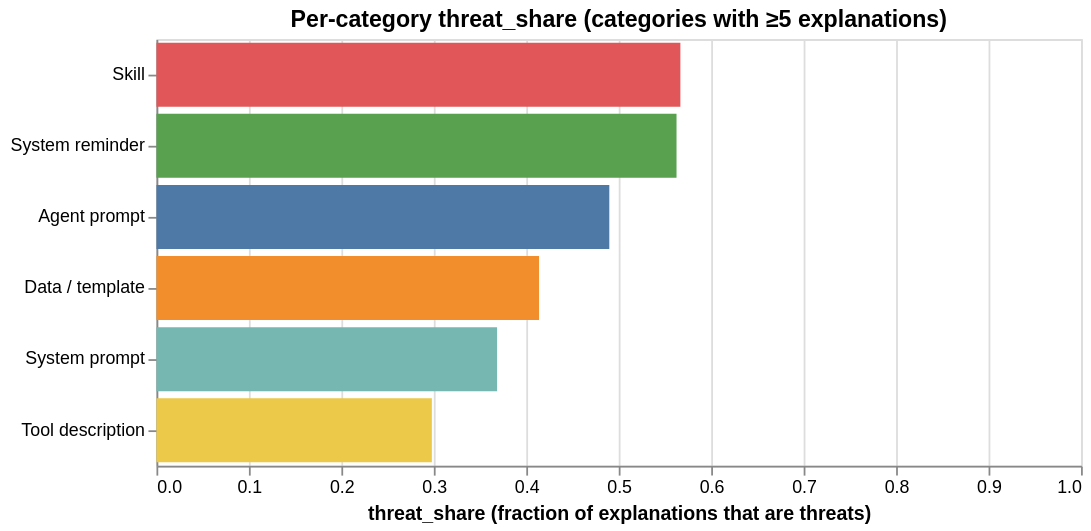

The notebook cell this image was saved under:
### Markdown cell above
## 2. Per-category threat_share

Where the threat-framing concentrates. The chart below sums per-file `threat_count` and `causal_count` within each category, then plots the resulting threat_share. Categories with fewer than 5 explanations total are omitted (the share is undefined or noisy).

### Code cell
"""Per-category threat_share — sum of per-file counts, then ratio."""

per_cat = (
    alt_df.groupby("category", as_index=False)
          .agg(threat=("threat_count", "sum"),
               causal=("causal_count", "sum"))
)
per_cat["total"] = per_cat["threat"] + per_cat["causal"]
per_cat = per_cat[per_cat["total"] >= 5].copy()
per_cat["threat_share"] = per_cat["threat"] / per_cat["total"]

threat_chart = (
    alt.Chart(per_cat).mark_bar().encode(
        x=alt.X("threat_share:Q", title="threat_share (fraction of explanations that are threats)",
                scale=alt.Scale(domain=[0, 1])),
        y=alt.Y("category:N", sort="-x", title=None),
        color=alt.Color("category:N",
                        scale=alt.Scale(domain=_cat_domain, range=_cat_range),
                        legend=None),
        tooltip=[alt.Tooltip("category:N"),
                 alt.Tooltip("threat:Q", title="threat count"),
                 alt.Tooltip("causal:Q", title="causal count"),
                 alt.Tooltip("total:Q",  title="total explanations"),
                 alt.Tooltip("threat_share:Q", format=".3f")],
    ).properties(width=520, height=240,
                 title="Per-category threat_share (categories with ≥5 explanations)")
)

threat_chart

### Figure 1 — Vega-Lite specification as saved in the notebook (floating-point values rounded to 4 significant figures)
{"config": {"view": {"continuousWidth": 300, "continuousHeight": 300}}, "data": {"name": "data-4f27db34c8a7b117a5de58abc2c71082"}, "mark": {"type": "bar"}, "encoding": {"color": {"field": "category", "legend": null, "scale": {"domain": ["Agent prompt", "Data / template", "Skill", "System prompt", "System reminder", "Tool description", "Tool parameter"], "range": ["#4e79a7", "#f28e2c", "#e15759", "#76b7b2", "#59a14f", "#edc949", "#af7aa1"]}, "type": "nominal"}, "tooltip": [{"field": "category", "type": "nominal"}, {"field": "threat", "title": "threat count", "type": "quantitative"}, {"field": "causal", "title": "causal count", "type": "quantitative"}, {"field": "total", "title": "total explanations", "type": "quantitative"}, {"field": "threat_share", "format": ".3f", "type": "quantitative"}], "x": {"field": "threat_share", "scale": {"domain": [0, 1]}, "title": "threat_share (fraction of explanations that are threats)", "type": "quantitative"}, "y": {"field": "category", "sort": "-x", "title": null, "type": "nominal"}}, "height": 240, "title": "Per-category threat_share (categories with ≥5 explanations)", "width": 520, "$schema": "https://vega.github.io/schema/vega-lite/v6.4.1.json", "datasets": {"data-4f27db34c8a7b117a5de58abc2c71082": [{"category": "Agent prompt", "threat": 24, "causal": 25, "total": 49, "threat_share": 0.4898}, {"category": "Data / template", "threat": 12, "causal": 17, "total": 29, "threat_share": 0.4138}, {"category": "Skill", "threat": 34, "causal": 26, "total": 60, "threat_share": 0.5667}, {"category": "System prompt", "threat": 14, "causal": 24, "total": 38, "threat_share": 0.3684}, {"category": "System reminder", "threat": 9, "causal": 7, "total": 16, "threat_share": 0.5625}, {"category": "Tool description", "threat": 14, "causal": 33, "total": 47, "threat_share": 0.2979}]}}
